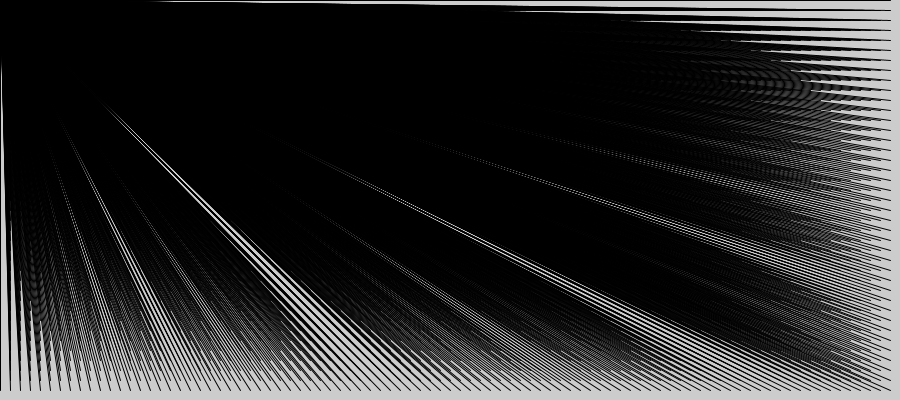
Frame 1 (no input)
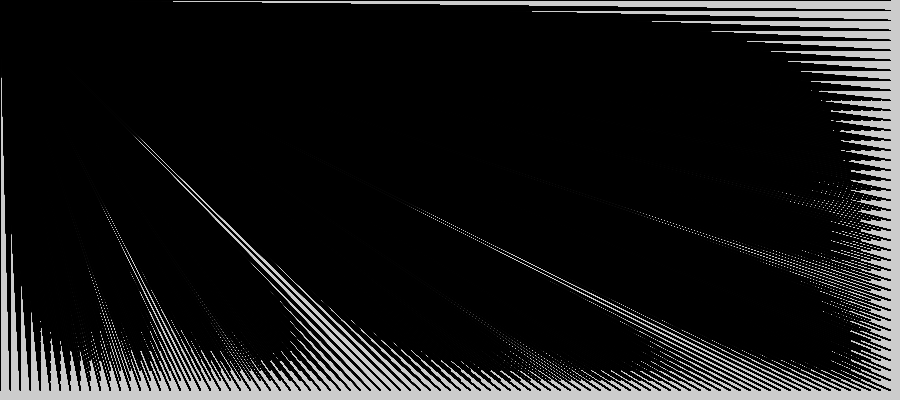
Frame 60 (the mouse pressed at the canvas centre just before this capture)
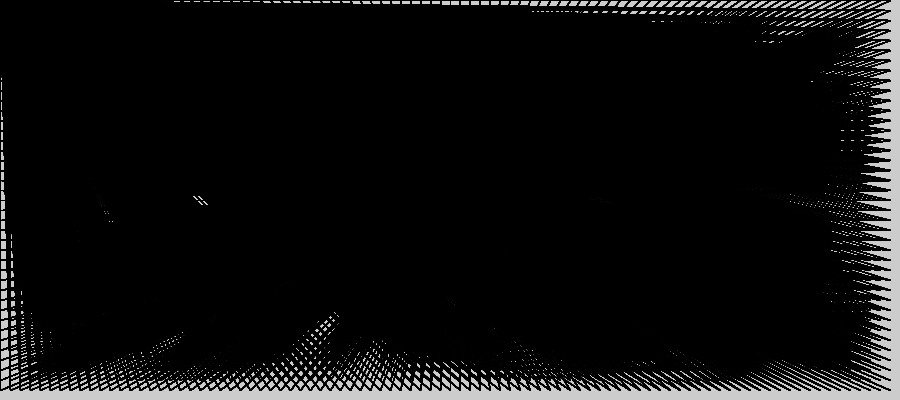
Frame 120 (the mouse held since frame 60 and released just before this capture)

The Processing sketch that drew these frames (run headless with seeded random() and noise(); from frame 60 on, the mouse is pressed at the canvas centre):

// Processing sketch: processing_51613
// ── processing_51613.pde


                
                void setup(){
  size(900,400);
  smooth();
}





void draw(){
  for(int x=0;x<width;x+=10){
    for(int y=0;y<height;y+=10){
       if(mouseX>x&&mouseX<x+10&&mouseY>y&&mouseY<y+10){
         fill(0,0,0);
       }  else{
         noFill();
       }
      line(x, y, mouseX, mouseY);
    }
  }
  }


   void mouseReleased(){
     background(random(255),random(90),random(80));
   }
